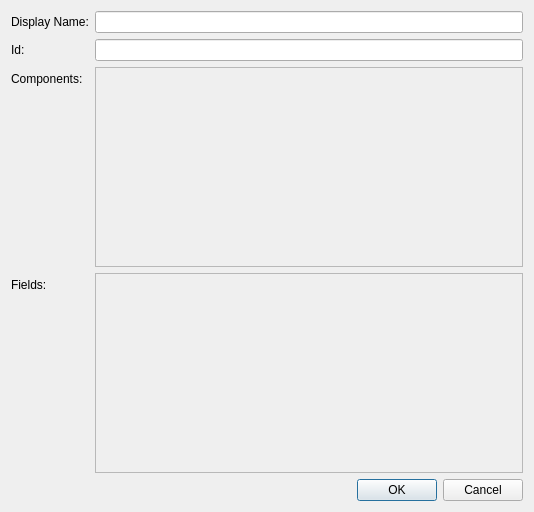
<?xml version="1.0" encoding="UTF-8"?>
<ui version="4.0">
 <class>RecordWindow</class>
 <widget class="QDialog" name="RecordWindow">
  <property name="geometry">
   <rect>
    <x>0</x>
    <y>0</y>
    <width>534</width>
    <height>512</height>
   </rect>
  </property>
  <property name="windowTitle">
   <string>Record</string>
  </property>
  <layout class="QFormLayout" name="formLayout">
   <item row="0" column="0">
    <widget class="QLabel" name="labelDisplayName">
     <property name="text">
      <string>Display Name:</string>
     </property>
    </widget>
   </item>
   <item row="0" column="1">
    <widget class="QLineEdit" name="lineEditDisplayName"/>
   </item>
   <item row="1" column="0">
    <widget class="QLabel" name="labelId">
     <property name="text">
      <string>Id:</string>
     </property>
    </widget>
   </item>
   <item row="1" column="1">
    <widget class="QLineEdit" name="lineEditId"/>
   </item>
   <item row="2" column="0">
    <widget class="QLabel" name="label">
     <property name="text">
      <string>Components:</string>
     </property>
    </widget>
   </item>
   <item row="2" column="1">
    <widget class="QScrollArea" name="scrollAreaComponents">
     <property name="sizePolicy">
      <sizepolicy hsizetype="Expanding" vsizetype="Expanding">
       <horstretch>0</horstretch>
       <verstretch>0</verstretch>
      </sizepolicy>
     </property>
     <property name="minimumSize">
      <size>
       <width>71</width>
       <height>71</height>
      </size>
     </property>
     <property name="sizeAdjustPolicy">
      <enum>QAbstractScrollArea::AdjustIgnored</enum>
     </property>
     <property name="widgetResizable">
      <bool>true</bool>
     </property>
     <widget class="QWidget" name="scrollAreaComponentsContents">
      <property name="geometry">
       <rect>
        <x>0</x>
        <y>0</y>
        <width>440</width>
        <height>69</height>
       </rect>
      </property>
      <layout class="QVBoxLayout" name="verticalLayout_3"/>
     </widget>
    </widget>
   </item>
   <item row="3" column="0">
    <widget class="QLabel" name="labelFields">
     <property name="text">
      <string>Fields:</string>
     </property>
    </widget>
   </item>
   <item row="3" column="1">
    <widget class="QScrollArea" name="scrollAreaFields">
     <property name="sizePolicy">
      <sizepolicy hsizetype="Expanding" vsizetype="Expanding">
       <horstretch>0</horstretch>
       <verstretch>0</verstretch>
      </sizepolicy>
     </property>
     <property name="minimumSize">
      <size>
       <width>71</width>
       <height>71</height>
      </size>
     </property>
     <property name="autoFillBackground">
      <bool>false</bool>
     </property>
     <property name="widgetResizable">
      <bool>true</bool>
     </property>
     <widget class="QWidget" name="scrollAreaFieldsContents">
      <property name="geometry">
       <rect>
        <x>0</x>
        <y>0</y>
        <width>440</width>
        <height>69</height>
       </rect>
      </property>
      <property name="sizePolicy">
       <sizepolicy hsizetype="Preferred" vsizetype="Preferred">
        <horstretch>0</horstretch>
        <verstretch>0</verstretch>
       </sizepolicy>
      </property>
      <layout class="QVBoxLayout" name="verticalLayout_2"/>
     </widget>
    </widget>
   </item>
   <item row="4" column="1">
    <widget class="QDialogButtonBox" name="buttonBox">
     <property name="orientation">
      <enum>Qt::Horizontal</enum>
     </property>
     <property name="standardButtons">
      <set>QDialogButtonBox::Cancel|QDialogButtonBox::Ok</set>
     </property>
    </widget>
   </item>
  </layout>
 </widget>
 <tabstops>
  <tabstop>lineEditDisplayName</tabstop>
  <tabstop>lineEditId</tabstop>
 </tabstops>
 <resources/>
 <connections>
  <connection>
   <sender>buttonBox</sender>
   <signal>accepted()</signal>
   <receiver>RecordWindow</receiver>
   <slot>accept()</slot>
   <hints>
    <hint type="sourcelabel">
     <x>248</x>
     <y>254</y>
    </hint>
    <hint type="destinationlabel">
     <x>157</x>
     <y>274</y>
    </hint>
   </hints>
  </connection>
  <connection>
   <sender>buttonBox</sender>
   <signal>rejected()</signal>
   <receiver>RecordWindow</receiver>
   <slot>reject()</slot>
   <hints>
    <hint type="sourcelabel">
     <x>316</x>
     <y>260</y>
    </hint>
    <hint type="destinationlabel">
     <x>286</x>
     <y>274</y>
    </hint>
   </hints>
  </connection>
 </connections>
</ui>
